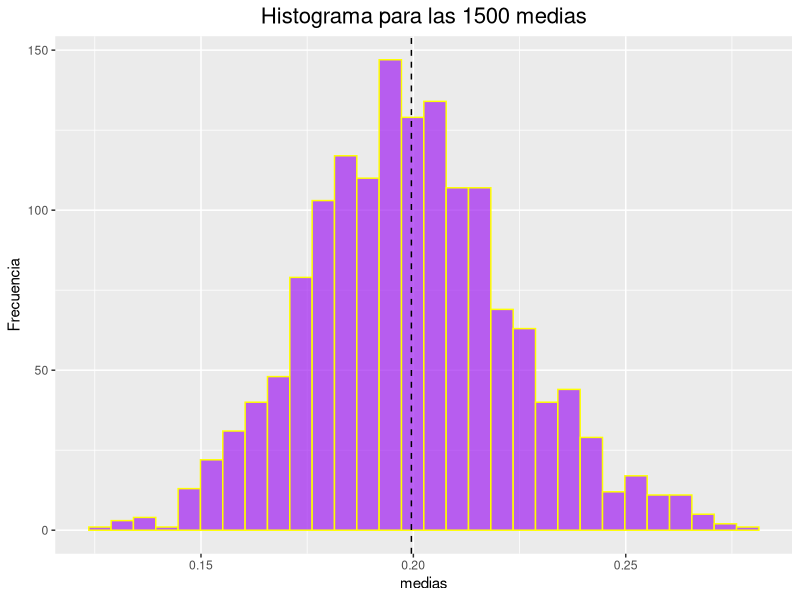

Reproduce this figure in R.
# Reto 2. Algunos estimadores puntuales insesgados comunes

# 1. Genere 1500 muestras de tamaño 67 de la distribución exponencial con parámetro 5
# 2. Obtenga las 1500 medias correspondientes a cada una de las muestras
# 3. Realice el histograma de frecuencias de las 1500 medias
# 4. Encuentre la media muestral y desviación estándar muestral de las 1500 medias 
# 5. Compare la media muestral encontrada en el paso anterior con la media real (1/5) de la población de la cual provienen las muestras 
# 6. Compare la desviación estándar muestral encontrada con la desviación estándar real (1/5) de la población de la cual provienen las muestras pero dividida por 67 (el tamaño de las muestras)

# **Solución**
  
library(ggplot2)
set.seed(65) # 1.
m1500.67 <- sapply(X = rep(67, 1500), FUN = rexp, rate = 5)
media1500.67 <- apply(m1500.67, 2, mean) # 2.
mdf <- as.data.frame(media1500.67)
tail(mdf)

p <- ggplot(mdf, aes(media1500.67)) + # 3.
  geom_histogram(colour = 'yellow', 
                 fill = 'purple',
                 alpha = 0.7) + # Intensidad del color fill
  geom_vline(xintercept = mean(media1500.67), 
             linetype="dashed", color = "black") + 
  ggtitle('Histograma para las 1500 medias') + 
  labs(x = 'medias', y = 'Frecuencia')+
  theme_get() +
  theme(plot.title = element_text(hjust = 0.5, size = 16)) 

p

mean(media1500.67); sd(media1500.67) # 4.

mean(media1500.67); 1/5 # 5.
sd(media1500.67); (1/5)/sqrt(67) # 6.
